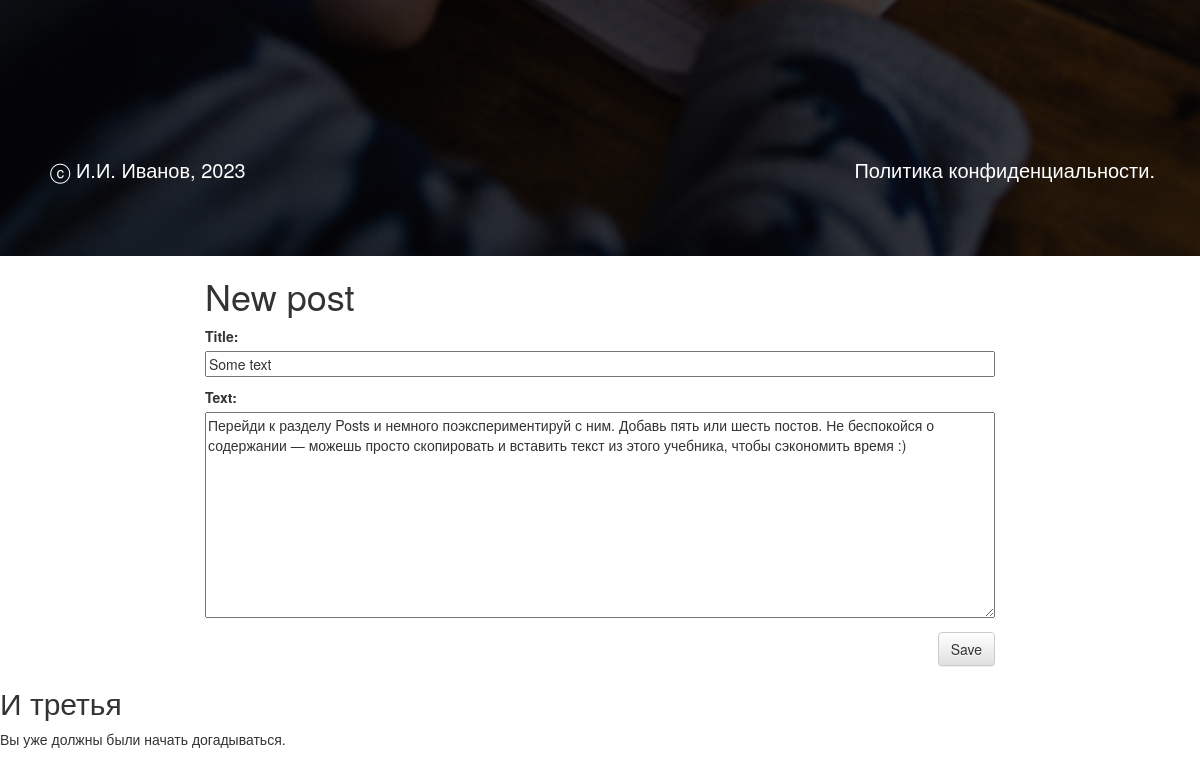
Page /post/1/edit/ (lower part) on the earlier database version.
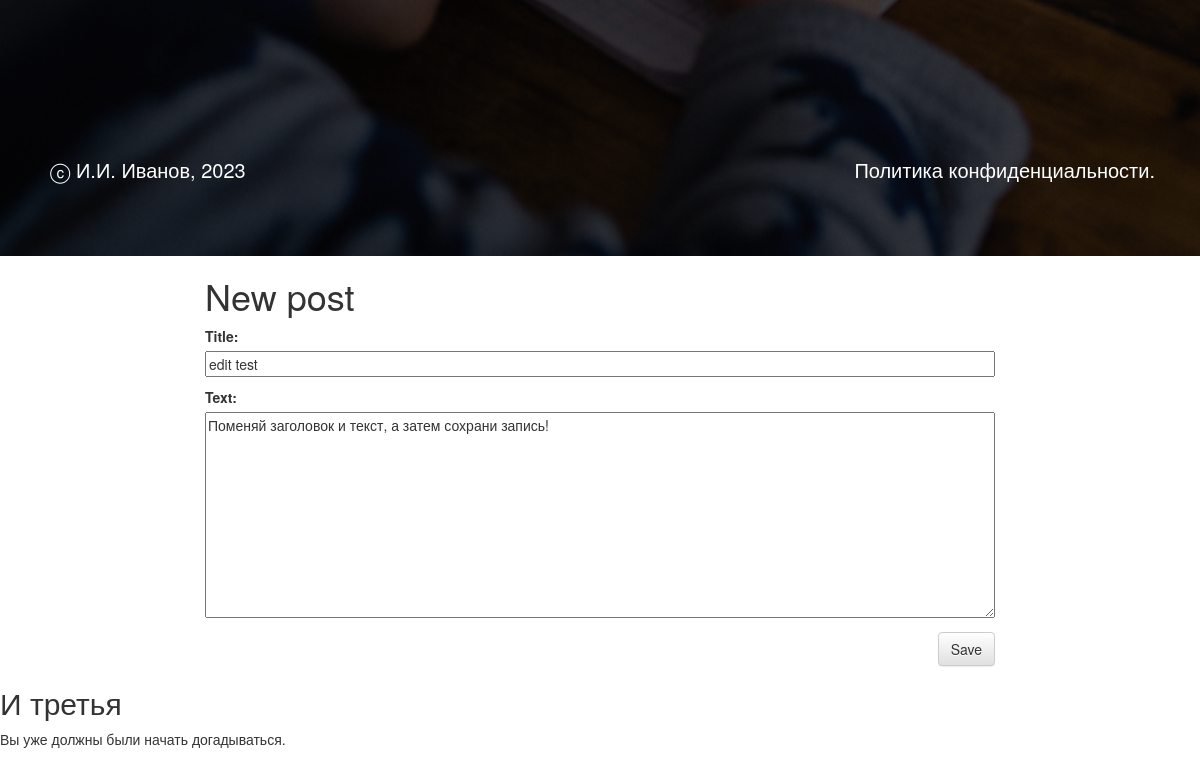
Same page on the later database version.
### blog/models.py (models this page shows, shortened)
class Post(models.Model):
    author = models.ForeignKey(settings.AUTH_USER_MODEL, on_delete=models.CASCADE)
    title = models.CharField(max_length=200)
    text = models.TextField()
    created_date = models.DateTimeField(default=timezone.now)
    published_date = models.DateTimeField(blank=True, null=True)

### blog/views.py (the view)
# urls.py: path('post/<int:pk>/edit/', views.post_edit, name='post_edit'),
def post_edit(request, pk):
    post = get_object_or_404(Post, pk=pk)
    if request.method == "POST":
        form = PostForm(request.POST, instance=post)
        if form.is_valid():
            post = form.save(commit=False)
            post.author = request.user
            post.published_date = timezone.now()
            post.save()
            return redirect('post_detail', pk=post.pk)
    else:
        form = PostForm(instance=post)
    return render(request, 'blog/post_edit.html', {'form': form})

### blog/forms.py
class PostForm(forms.ModelForm):
    class Meta:
        model = Post
        fields = ('title', 'text')

### blog/templates/blog/post_edit.html
{% extends 'blog/base.html' %}
{% block content %}
    <h1>New post</h1>
    <form method="POST" class="post-form">{% csrf_token %}
        {{ form.as_p }}
        <button type="submit" class="save btn btn-default">Save</button>
    </form>
{% endblock %}

Differences in the rows shown:
changed Post: title "Some text" → "edit test"; text "Перейди к разделу Posts и немного поэкспериментируй с ним. Добавь пять или шесть постов. Не беспокойся о содержании — можешь просто скопировать и вставить текст из этого учебника, чтобы сэкономить время :)" → "Поменяй заголовок и текст, а затем сохрани запись!"
